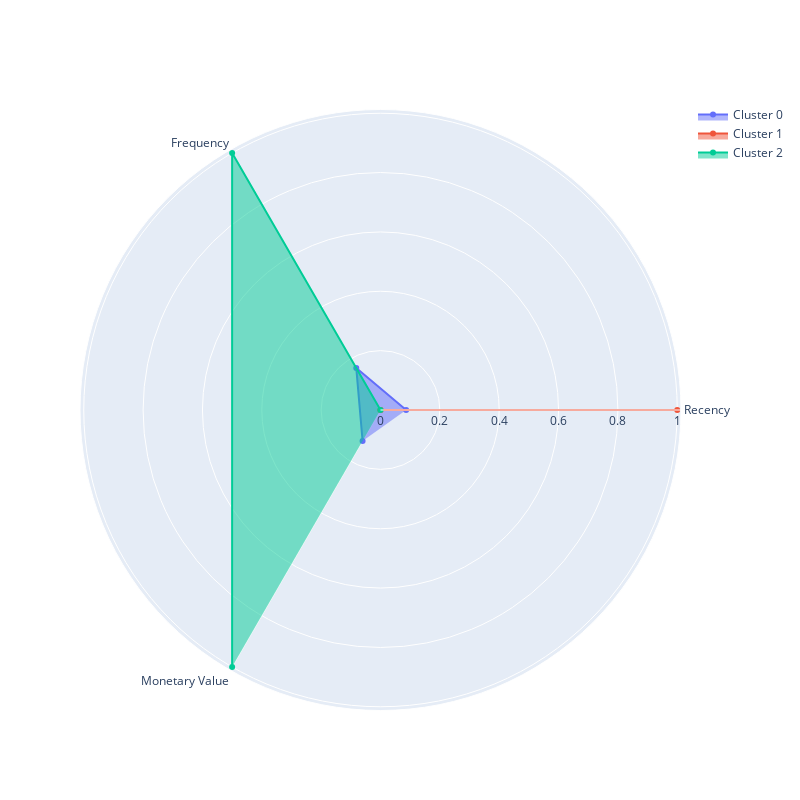

Here is the notebook cell this chart was saved with:
### Markdown cell above
### Задание 5.8

Визуализируйте профили кластеров в виде полярной диаграммы на основе средних RFM-характеристик, вычисленных для каждого кластера. 

Проанализируйте кластеры и на основе анализа сопоставьте номер кластера и его описание.

Описание кластера:
* Кластер соответствует «лояльным» клиентам, которые приносят наибольший доход, совершают покупки чаще всего, а давность их последней покупки наименьшая.
* Кластер соответствует «промежуточным» клиентам, которые являются активными, но покупают не так часто и много, как лояльные клиенты. В то же время эти клиенты не являются «потерянными».
* Кластер соответствует «потерянным» клиентам, которые купили меньше всего товара, и их последняя покупка была совершена очень давно.

### Code cell
plot_cluster_profile(rfm_cluster, 3)

### Figure 1 — Plotly figure (JSON) as saved in the notebook; plotly's stock layout.template omitted (floating-point values rounded to 4 significant figures)
{"data": [{"fill": "toself", "name": "Cluster 0", "r": [0.0864, 0.1632, 0.1207], "theta": ["Recency", "Frequency", "Monetary Value"], "type": "scatterpolar"}, {"fill": "toself", "name": "Cluster 1", "r": [1, 0, 0], "theta": ["Recency", "Frequency", "Monetary Value"], "type": "scatterpolar"}, {"fill": "toself", "name": "Cluster 2", "r": [0, 1, 1.0], "theta": ["Recency", "Frequency", "Monetary Value"], "type": "scatterpolar"}], "layout": {"autosize": false, "height": 800, "showlegend": true, "width": 800}}
